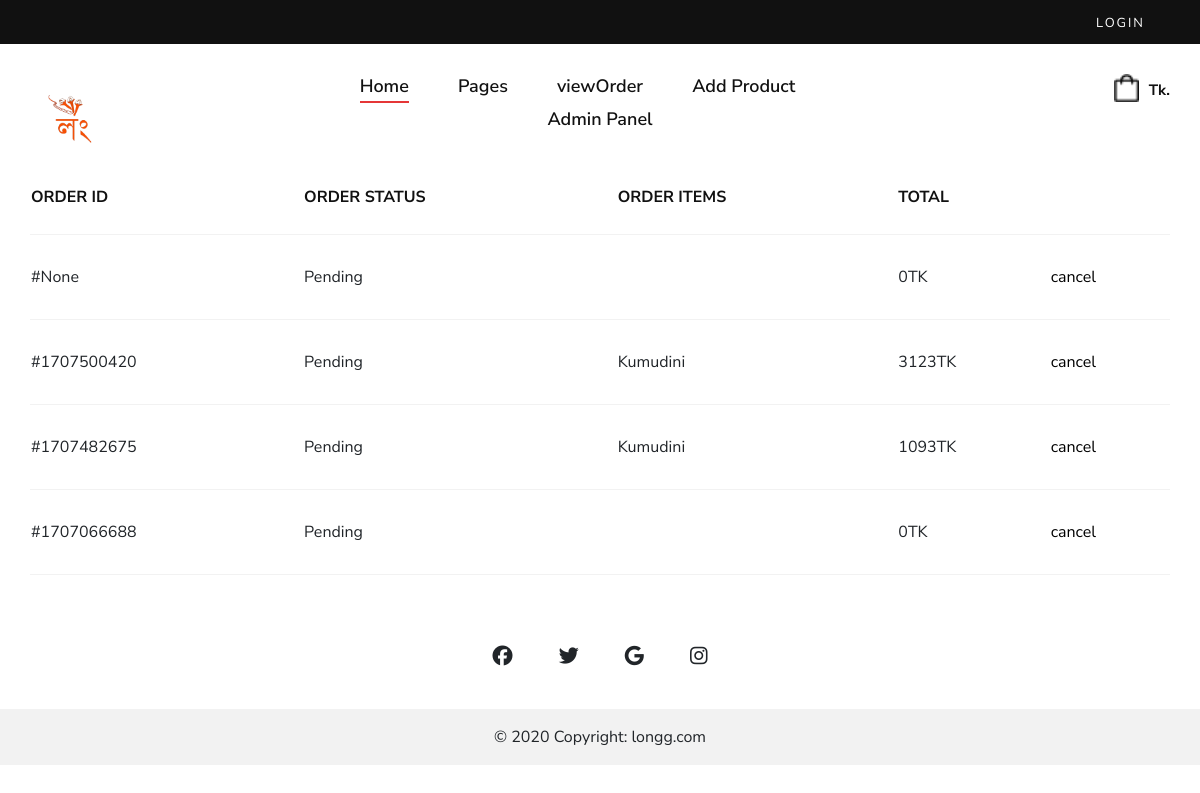
/myorder/2, run on an earlier commit of the app's database.
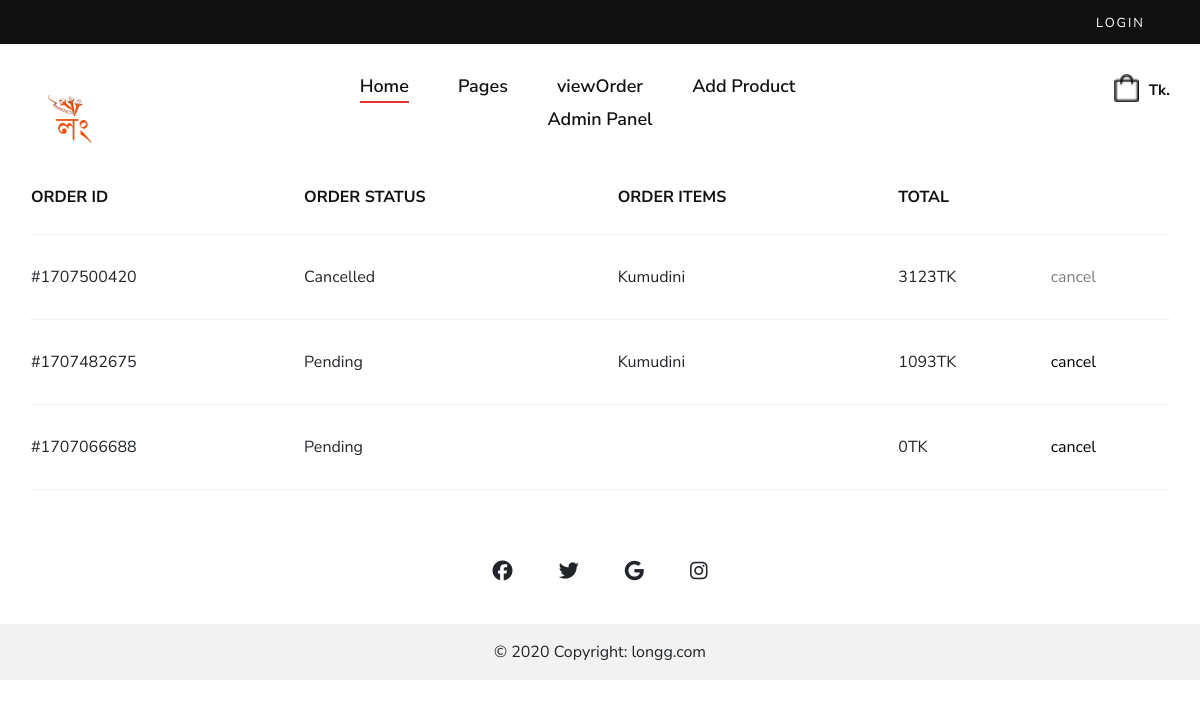
And on a later commit of the database.
### shop/models.py (models this page shows, shortened)
class Order(models.Model):
    STATUS_CHOICES = [
        ('not_confirm','not_confirm'),
        ('Pending', 'Pending'),
        ('Processing', 'Processing'),
        ('Shipped', 'Shipped'),
        ('Delivered', 'Delivered'),
        ('Cancelled', 'Cancelled'),
    ]
    LOCATION_CHOICES = [
        ('inside_dhaka', 'Inside Dhaka'),
        ('outside_dhaka', 'Outside Dhaka'),
    ]
    user=models.ForeignKey(UserProfile,on_delete=models.SET_NULL,null=True)
    status = models.CharField(max_length=20, choices=STATUS_CHOICES, default='Pending')
    items = models.ManyToManyField('Product', through='OrderItem')
    created_at=models.DateTimeField(default=now,blank=True)
    complete=models.BooleanField(default=False,blank=True)
    order_id=models.CharField(max_length=20,null=True,blank=True)
    coupon=models.BooleanField(default=False,null=True,blank=True)
    coupon_percentange=models.PositiveIntegerField(default=0,null=True,blank=True)
    cancel_reason=models.TextField(null=True,blank=True)
    location = models.CharField(max_length=20, choices=LOCATION_CHOICES, null=True, blank=True)
    totalbill= models.PositiveIntegerField(default=0)
    delivary_charge = models.PositiveIntegerField(default=False)
    def __str__(self):
        return str(f'{self.user} order')
    @property
    def get_total(self):
        order_items = OrderItem.objects.filter(order=self)
        total = sum(item.item_total for item in order_items)
        if self.coupon:
            total-=total*(self.coupon_percentange/100)
        return int(total)

class OrderItem(models.Model):
    product=models.ForeignKey(Product,on_delete=models.CASCADE,null=True)
    quantity=models.IntegerField(default=0)
    add_on_product= models.ManyToManyField(AddOnProduct)
    order = models.ForeignKey(Order, related_name='order_items',null=True, on_delete=models.CASCADE)
    size=models.CharField(max_length=10,blank=True,null=True)
    @property
    def item_total(self):
        add_on = self.add_on_product.all()
        total_add_on = sum(add_pro.price for add_pro in add_on)
        total=self.product.price*self.quantity
        return total+(total_add_on*self.quantity)

class Product(models.Model):
    name=models.CharField(max_length=100)
    slug = AutoSlugField(populate_from='name',unique=True,null=True,default=None)
    product_code=models.CharField(max_length=100,null=True,blank=True)
    add_on_product=models.ManyToManyField(AddOnProduct,blank=True)
    add_on_product2=models.ManyToManyField(AddOnProduct,related_name='ad_on_2',blank=True)
    add_on_product3=models.ManyToManyField(AddOnProduct,related_name="ad_on_3",blank=True)
    description=models.TextField(null=True,blank=True)
    price = models.IntegerField(default=0)
    discount_percent=models.IntegerField(default=0)
    main_price = models.IntegerField(default=0)
    discount=models.BooleanField(default=True,null=True,blank=False)
    productCategory = models.ManyToManyField(ProductCategory)
    image=models.ImageField(upload_to='product-image/',blank=True,null=True)
    image2=models.ImageField(upload_to='product-image/',blank=True,null=True)
    image3=models.ImageField(upload_to='product-image/',blank=True,null=True)
    image4=models.ImageField(upload_to='product-image/',blank=True,null=True)
    arrive_at=models.DateTimeField(default=now,blank=True)
    new_arrival=models.BooleanField(default=False,blank=True)
    tags = TaggableManager()
    in_stock=models.BooleanField(default=True,blank=True)

class AddOnProduct(models.Model):
    name=models.CharField(max_length=100)
    price=models.PositiveIntegerField(default=0)
    size = models.CharField(max_length=10,null=True,blank=True)

### shop/views.py (the view)
# urls.py: path('myorder/<int:pk>',profile, name="profile"),
def profile(request,pk):
    user=UserProfile.objects.get(id=pk)
    orders=Order.objects.filter(user=user).order_by('-created_at')
    print(user)
    print(orders)
    context={
        'orders':orders,
        'userProfile':user
    }
    return render(request,'shop/profile.html',context)

### shop/models.py (called while the page is built)
    def __str__(self):
        return str(self.user)

### shop/templates/shop/profile.html
{% extends 'shop/main.html' %}
{% block body %}
<div class="container">
  <div class="row">
    <div class="col-lg-12">
      <div class="shopping__cart__table">
        <table>
            <thead>
                <tr>
                  <th>Order Id</th>
                  <th>Order status</th>
                  <th>Order items</th>
                  <th>Total</th>
                </tr>
            </thead>
            <tbody>
              {% for order in orders %}
              {% if order.status != 'not_confirm' %}
                  <tr>
                      <td>#{{ order.order_id }}</td>
                      <td>{{ order.status }}</td>
                      <td>
                          {% for item in order.order_items.all %}
                              {{ item.product.name }}
                          {% endfor %}
                      </td>
                      <td>{{ order.get_total }}TK</td>
                      {% if order.status == 'Pending' %}
                      <td><a href="{% url 'order_cancel' pk=order.id %}" style="text-decoration: none; color: black;">cancel</a></td>
                      {% else %}
                      <td><a href="" style="text-decoration: none; color: black; opacity: .5;">cancel</a></td>
                      {% endif %}
                  </tr>
              {% endif %}
          {% endfor %}
            </tbody>
        </table>
      </div>
    </div>
  </div>
</div>
{% endblock %}

What changed in the data, as far as the page shows it:
no longer on this page (row edited): Order: order_id "None", status "Pending", get_total "0", shows "cancel"
changed Order: status "Pending" → "Cancelled"
